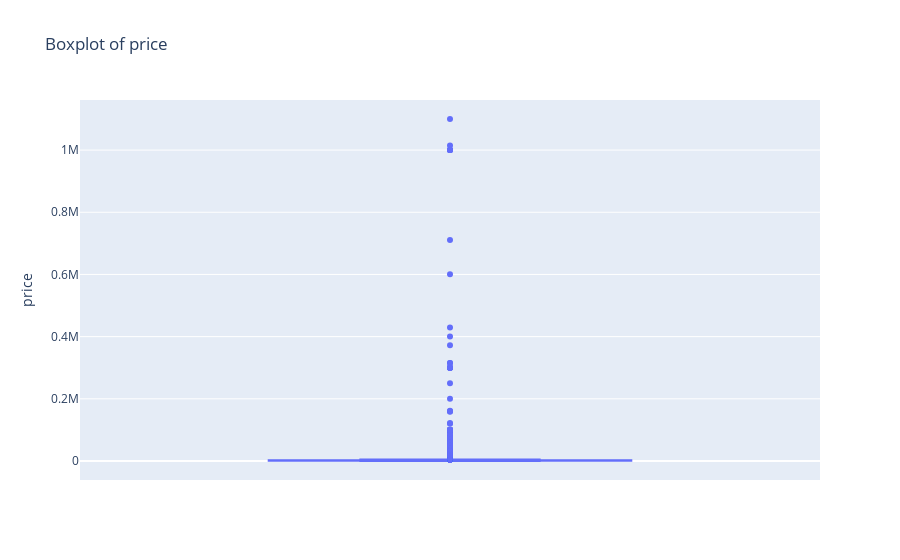
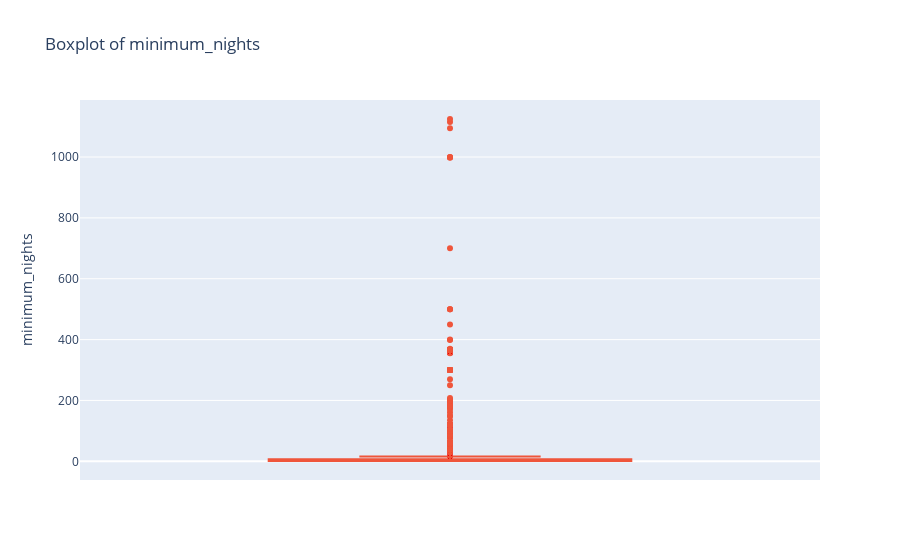
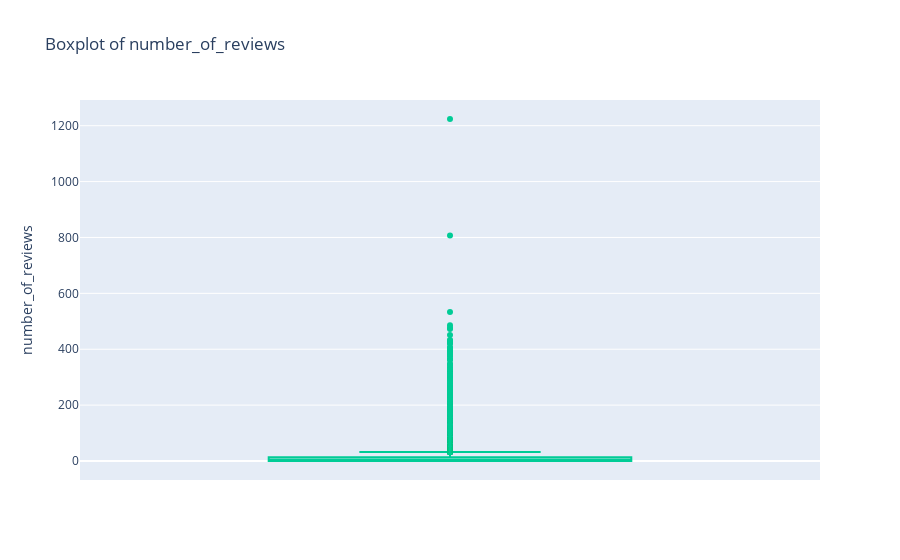
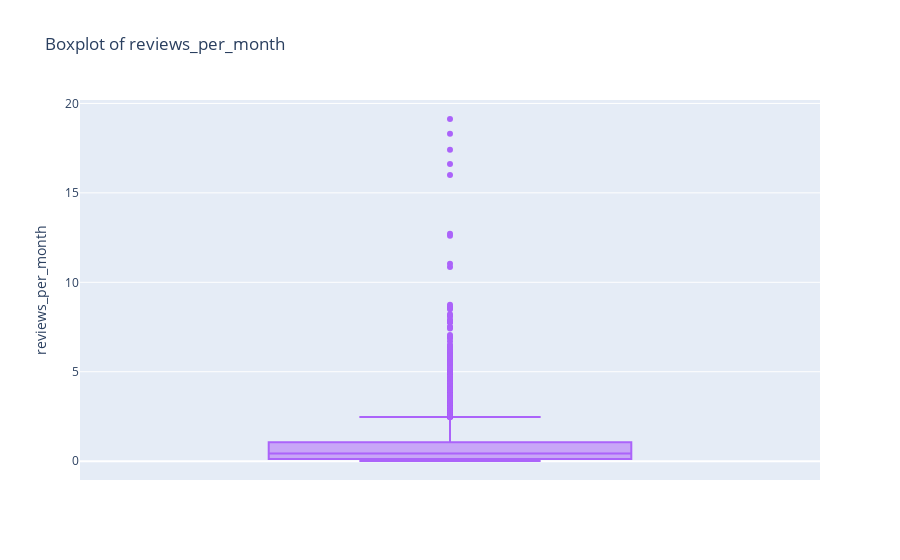

Notebook source saved alongside these figures, in order:
### Markdown cell above
Outlier pun hanya dapat dilakukan pada kolom kolom yang termasuk kedalam Data Numerik (`df_num`)

### Code cell
# Visualisasi Box Plot untuk tiap Kolom 
colors = px.colors.qualitative.Plotly
fig = None
for column, color in zip(df_num.columns, colors):
    fig = px.box(df_num, y=df_num[column], color_discrete_sequence=[color], title=f'Boxplot of {column}')
    fig.show()

# Tabel untuk hasil tiap box plot dan jumlah outliers

# Iterasi untuk setiap kolom numerik
outlier_info = []
for col in df_num.columns:
    q1 = df_num[col].quantile(0.25)
    median = df_num[col].median()
    q3 = df_num[col].quantile(0.75)
    iqr = q3 - q1
    lower_bound = df_num[col].min()
    upper_bound = q3 + 1.5 * iqr
    outliers = df_num[(df_num[col] < lower_bound) | (df_num[col] > upper_bound)]
    num_outliers = len(outliers)
    outlier_info.append([col, lower_bound, q1, median, q3, upper_bound, iqr, num_outliers])


outlier_df = pd.DataFrame(outlier_info, columns=['Nama Kolom', 'Lower Bound', 'Q1', 'Median', 'Q3', 'Upper Bound', 'IQR', 'Jumlah Outliers'])
outlier_df.sort_values('Jumlah Outliers', ascending=False).reset_index(drop=True)

### Figure 1 — Plotly figure (JSON) as saved in the notebook; plotly's stock layout.template omitted (floating-point values rounded to 4 significant figures; data arrays with more than 128 entries replaced by an {"elided": "..."} marker saying what was removed)
{"data": [{"alignmentgroup": "True", "hovertemplate": "price=%{y}<extra></extra>", "legendgroup": "", "marker": {"color": "#636EFA"}, "name": "", "notched": false, "offsetgroup": "", "orientation": "v", "showlegend": false, "type": "box", "x0": " ", "xaxis": "x", "y": {"elided": "15854 int values"}, "y0": " ", "yaxis": "y"}], "layout": {"boxmode": "group", "legend": {"tracegroupgap": 0}, "title": {"text": "Boxplot of price"}, "xaxis": {"anchor": "y", "domain": [0, 1]}, "yaxis": {"anchor": "x", "domain": [0, 1], "title": {"text": "price"}}}}

### Figure 2 — Plotly figure (JSON) as saved in the notebook; plotly's stock layout.template omitted (floating-point values rounded to 4 significant figures; data arrays with more than 128 entries replaced by an {"elided": "..."} marker saying what was removed)
{"data": [{"alignmentgroup": "True", "hovertemplate": "minimum_nights=%{y}<extra></extra>", "legendgroup": "", "marker": {"color": "#EF553B"}, "name": "", "notched": false, "offsetgroup": "", "orientation": "v", "showlegend": false, "type": "box", "x0": " ", "xaxis": "x", "y": {"elided": "15854 int values"}, "y0": " ", "yaxis": "y"}], "layout": {"boxmode": "group", "legend": {"tracegroupgap": 0}, "title": {"text": "Boxplot of minimum_nights"}, "xaxis": {"anchor": "y", "domain": [0, 1]}, "yaxis": {"anchor": "x", "domain": [0, 1], "title": {"text": "minimum_nights"}}}}

### Figure 3 — Plotly figure (JSON) as saved in the notebook; plotly's stock layout.template omitted (floating-point values rounded to 4 significant figures; data arrays with more than 128 entries replaced by an {"elided": "..."} marker saying what was removed)
{"data": [{"alignmentgroup": "True", "hovertemplate": "number_of_reviews=%{y}<extra></extra>", "legendgroup": "", "marker": {"color": "#00CC96"}, "name": "", "notched": false, "offsetgroup": "", "orientation": "v", "showlegend": false, "type": "box", "x0": " ", "xaxis": "x", "y": {"elided": "15854 int values"}, "y0": " ", "yaxis": "y"}], "layout": {"boxmode": "group", "legend": {"tracegroupgap": 0}, "title": {"text": "Boxplot of number_of_reviews"}, "xaxis": {"anchor": "y", "domain": [0, 1]}, "yaxis": {"anchor": "x", "domain": [0, 1], "title": {"text": "number_of_reviews"}}}}

### Figure 4 — Plotly figure (JSON) as saved in the notebook; plotly's stock layout.template omitted (floating-point values rounded to 4 significant figures; data arrays with more than 128 entries replaced by an {"elided": "..."} marker saying what was removed)
{"data": [{"alignmentgroup": "True", "hovertemplate": "reviews_per_month=%{y}<extra></extra>", "legendgroup": "", "marker": {"color": "#AB63FA"}, "name": "", "notched": false, "offsetgroup": "", "orientation": "v", "showlegend": false, "type": "box", "x0": " ", "xaxis": "x", "y": {"elided": "15854 float values"}, "y0": " ", "yaxis": "y"}], "layout": {"boxmode": "group", "legend": {"tracegroupgap": 0}, "title": {"text": "Boxplot of reviews_per_month"}, "xaxis": {"anchor": "y", "domain": [0, 1]}, "yaxis": {"anchor": "x", "domain": [0, 1], "title": {"text": "reviews_per_month"}}}}
